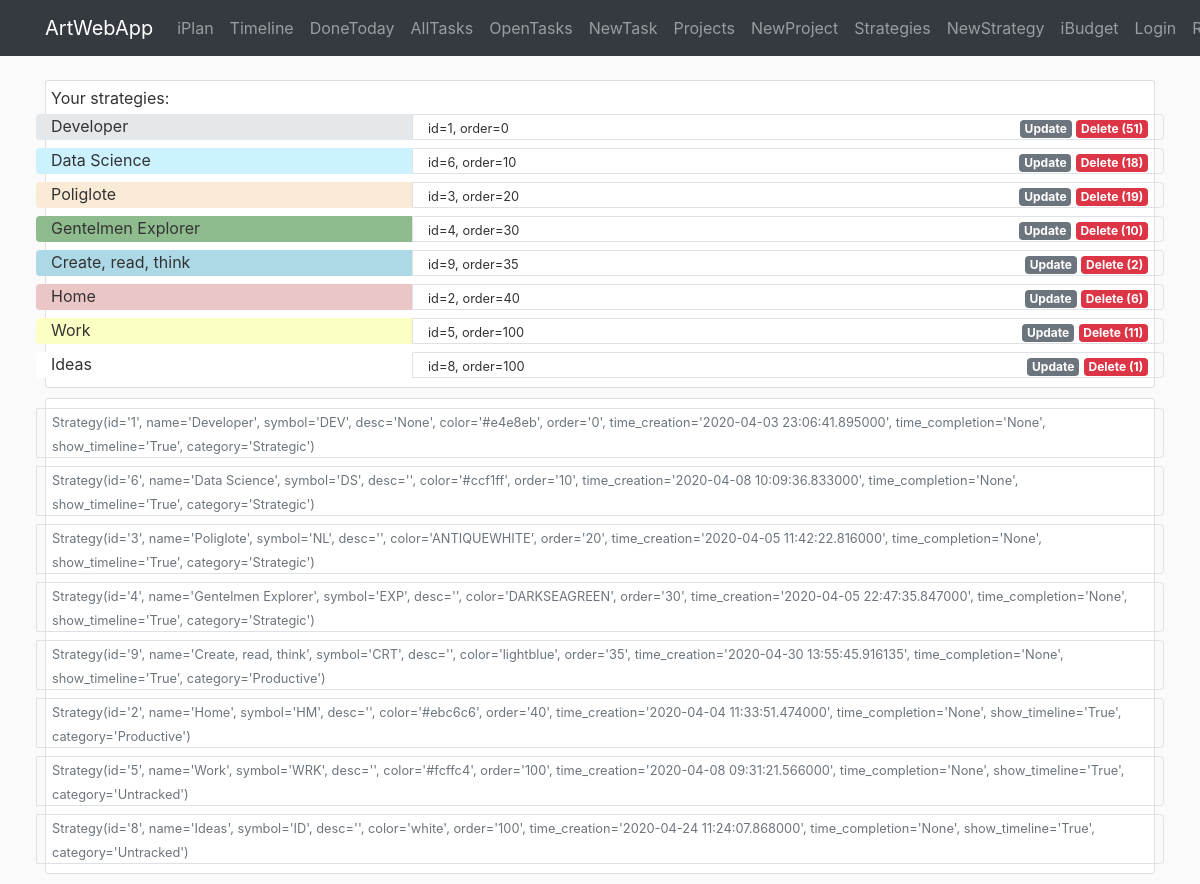
/iplan/strategy, run on an earlier commit of the app's database.
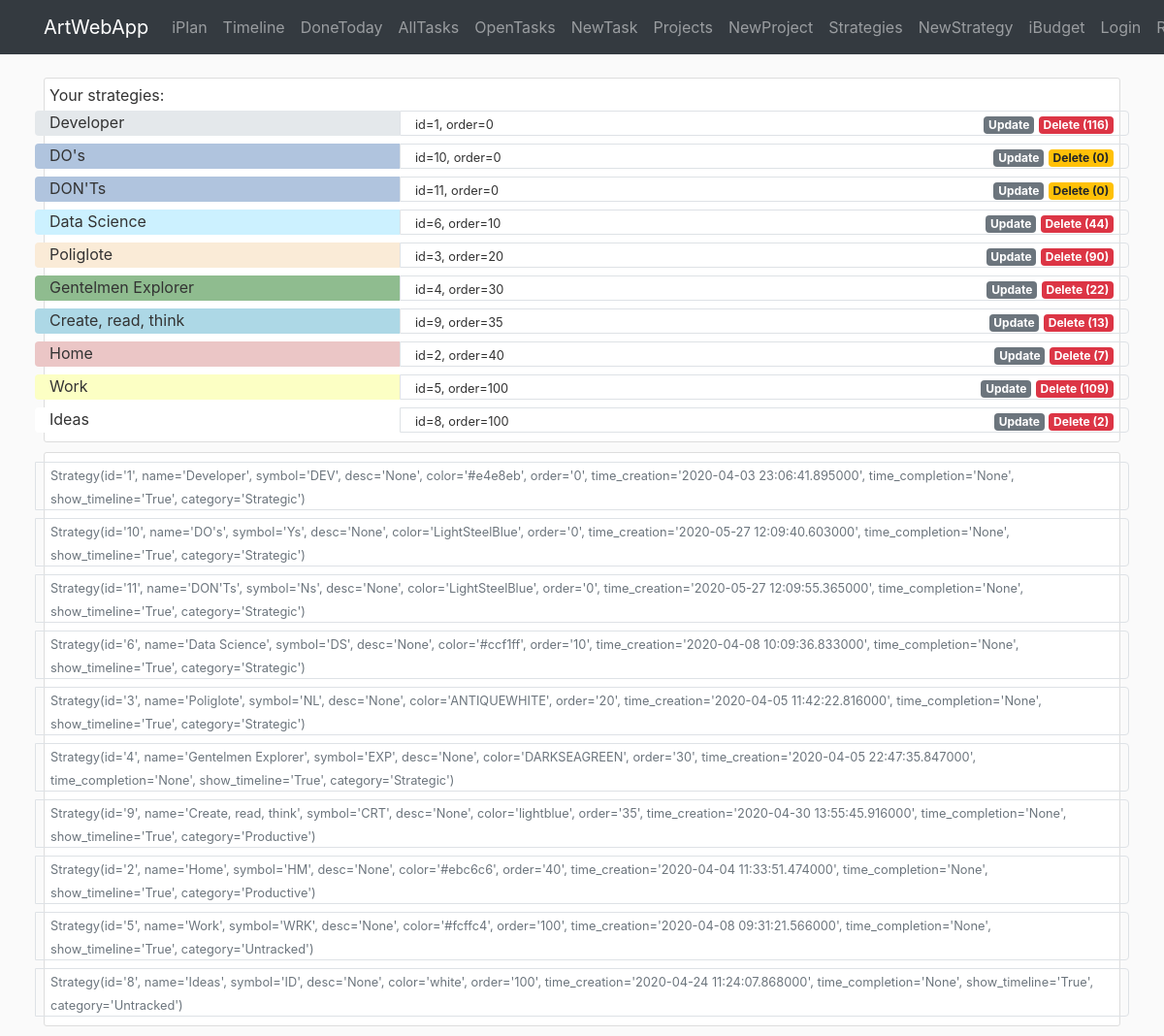
And on a later commit of the database.
### awa/iplan/models.py (models this page shows)
class Strategy(db.Model):
    id = db.Column(db.Integer, primary_key=True)
    name = db.Column(db.String(40), nullable=False)
    symbol = db.Column(db.String(3))
    desc = db.Column(db.Text)
    color = db.Column(db.String(7))
    order = db.Column(db.Integer)
    time_creation = db.Column(db.DateTime, default=datetime.now)
    time_completion = db.Column(db.DateTime)
    show_timeline = db.Column(db.Boolean, default=True, nullable=False)
    category = db.Column(db.String(20), nullable=True)
    br_task = db.relationship('Task', backref='strategy')  # todo: lazy=True - test that later
    def __repr__(self):
        return f"Strategy(id='{self.id}', name='{self.name}', symbol='{self.symbol}', desc='{self.desc}'," \
               f" color='{self.color}', order='{self.order}', time_creation='{self.time_creation}'," \
               f" time_completion='{self.time_completion}', show_timeline='{self.show_timeline}'," \
               f" category='{self.category}')"

### awa/iplan/routes.py (the view)
@iplan.route('/iplan/strategy', methods=['GET', 'POST'])
def strategy():
    strategies = Strategy.query.order_by(Strategy.order).all()
    count_tasks = {item.id: len(Task.query.filter_by(id_strategy=item.id).all()) for item in strategies}
    return render_template('iplan/strategy.html', strategies=strategies, legend='Create New Strategy',
                           count_tasks=count_tasks)

### awa/templates/iplan/strategy.html
{% extends "layout.html" %}
{% block content %}
<div class="container">
   <div class="content-section">
       Your strategies:
        {% for item in strategies %}
        <div class="row">
            <div class="col-4 rounded-left mt-1 mb-1" style="background-color:{{item.color}}">
                {{item.name}}
            </div>
            <div class="col border rounded-right mt-1 mb-1">
                <div class="row p-0">
                    <div class="col-auto">
                        <small>id={{item.id}}, order={{item.order}}</small>
                    </div>
                    <div class="col-auto ml-auto">
                        <a href="{{url_for('iplan.strategy_update', id_strategy=item.id)}}" class="badge badge-secondary">Update</a>
                        {% if count_tasks[item.id] != 0 %}
                            <a href="{{url_for('iplan.strategy_delete', id_strategy=item.id)}}" class="badge badge-danger">Delete ({{count_tasks[item.id]}})</a>
                        {% else %}
                            <a href="{{url_for('iplan.strategy_delete', id_strategy=item.id)}}" class="badge badge-warning">Delete ({{count_tasks[item.id]}})</a>
                        {% endif %}
                    </div>
                </div>
            </div>
        </div>
        {% endfor %}
    </div>
   <div class="content-section">
        {% for item in strategies %}
        <div class="row">
            <div class="col border rounded-right mt-1 mb-1">
                <div class="row p-0">
                    <div class="col-auto">
                        <small class="text-muted">{{item}}</small>
                    </div>
                </div>
            </div>
        </div>
        {% endfor %}
    </div>
</div>
{% endblock content %}

### awa/templates/layout.html (shortened to what this page needs)
<!DOCTYPE html>
<html lang="en">
<head>
    <link rel="stylesheet" href="https://stackpath.bootstrapcdn.com/bootstrap/4.4.1/css/bootstrap.min.css">
    <link rel="stylesheet" type="text/css" href="{{ url_for('static', filename='main.css') }}">
</head>
<body>
    <header>
        <nav class="navbar navbar-expand-md navbar-dark bg-dark fixed-top">
            <div class="container">
                <a class="navbar-brand" href="{{ url_for('main.home') }}">ArtWebApp</a>
                <div class="collapse navbar-collapse" id="navbarSupportedContent">
                    <div class="navbar-nav mr-auto">
                        <a class="nav-item nav-link" href="{{ url_for('iplan.home') }}">iPlan</a>
                        <a class="nav-item nav-link" href="{{ url_for('iplan.timeline') }}">Timeline</a>
                        <a class="nav-item nav-link" href="{{ url_for('iplan.task_donetoday') }}">DoneToday</a>
                        <a class="nav-item nav-link" href="{{ url_for('iplan.task') }}">AllTasks</a>
                        <a class="nav-item nav-link" href="{{ url_for('iplan.task_open') }}">OpenTasks</a>
                        <a class="nav-item nav-link" href="{{ url_for('iplan.task_create', timeline_category='This Week') }}">NewTask</a>
                        <a class="nav-item nav-link" href="{{ url_for('iplan.project') }}">Projects</a>
                        <a class="nav-item nav-link" href="{{ url_for('iplan.project_create') }}">NewProject</a>
                        <a class="nav-item nav-link" href="{{ url_for('iplan.strategy') }}">Strategies</a>
                        <a class="nav-item nav-link" href="{{ url_for('iplan.strategy_create') }}">NewStrategy</a>
                    </div>
                    <div class="navbar-nav">
                        <a class="nav-item nav-link" href="{{ url_for('ibudget.home')}}">iBudget</a>
                        <a class="nav-item nav-link" href="#">Login</a>
                        <a class="nav-item nav-link" href="#">Register</a>
                    </div>
                </div>
            </div>
        </nav>
    </header>
    <main role="main">
            {% block content %}{% endblock %}
    </main>
</body>
</html>

### awa/static/main.css (style rules this page uses)
body { background: #fafafa; color: #333333; margin-top: 5rem; }
.content-section { background: #ffffff; padding: 5px 5px; border: 1px solid #dddddd; border-radius: 3px; margin-bottom: 10px; }

What changed in the data, as far as the page shows it:
computed for Strategy "Developer": count_tasks "51" → "116"
added Strategy: name "DO's", id "10", order "0", id+name+symbol "Strategy(id='10', name='DO's', symbol='Ys', desc='None', color='LightSteelBlue', order='0', time_creation='2020-05-27 12:09:40.603000', time_completion='None', show_timeline='True', category='Strategic')"
added Strategy: name "DON'Ts", id "11", order "0", id+name+symbol "Strategy(id='11', name='DON'Ts', symbol='Ns', desc='None', color='LightSteelBlue', order='0', time_creation='2020-05-27 12:09:55.365000', time_completion='None', show_timeline='True', category='Strategic')"
changed Strategy "Data Science": count_tasks "18" → "44"; id+name+symbol "Strategy(id='6', name='Data Science', symbol='DS', desc='', color='#ccf1ff', order='10', time_creation='2020-04-08 10:09:36.833000',…" → "Strategy(id='6', name='Data Science', symbol='DS', desc='None', color='#ccf1ff', order='10', time_creation='2020-04-08 10:09:36.833000',…"
changed Strategy "Poliglote": count_tasks "19" → "90"; id+name+symbol "Strategy(id='3', name='Poliglote', symbol='NL', desc='', color='ANTIQUEWHITE', order='20', time_creation='2020-04-05 11:42:22.816000',…" → "Strategy(id='3', name='Poliglote', symbol='NL', desc='None', color='ANTIQUEWHITE', order='20', time_creation='2020-04-05 11:42:22.816000',…"
changed Strategy "Gentelmen Explorer": count_tasks "10" → "22"; id+name+symbol "Strategy(id='4', name='Gentelmen Explorer', symbol='EXP', desc='', color='DARKSEAGREEN', order='30', time_creation='2020-04-05 22:47:35.847000',…" → "Strategy(id='4', name='Gentelmen Explorer', symbol='EXP', desc='None', color='DARKSEAGREEN', order='30', time_creation='2020-04-05 22:47:35.847000',…"
changed Strategy "Create, read, think": count_tasks "2" → "13"; id+name+symbol "…name='Create, read, think', symbol='CRT', desc='', color='lightblue', order='35', time_creation='2020-04-30 13:55:45.916135', time_completion='None', show_timeline='True', category='Productive')" → "…name='Create, read, think', symbol='CRT', desc='None', color='lightblue', order='35', time_creation='2020-04-30 13:55:45.916000', time_completion='None', show_timeline='True', category='Productive')"
changed Strategy "Home": count_tasks "6" → "7"; id+name+symbol "Strategy(id='2', name='Home', symbol='HM', desc='', color='#ebc6c6', order='40', time_creation='2020-04-04 11:33:51.474000',…" → "Strategy(id='2', name='Home', symbol='HM', desc='None', color='#ebc6c6', order='40', time_creation='2020-04-04 11:33:51.474000',…"
changed Strategy "Work": count_tasks "11" → "109"; id+name+symbol "Strategy(id='5', name='Work', symbol='WRK', desc='', color='#fcffc4', order='100', time_creation='2020-04-08 09:31:21.566000',…" → "Strategy(id='5', name='Work', symbol='WRK', desc='None', color='#fcffc4', order='100', time_creation='2020-04-08 09:31:21.566000',…"
changed Strategy "Ideas": show_timeline "1" → "2"; id+name+symbol "Strategy(id='8', name='Ideas', symbol='ID', desc='', color='white', order='100', time_creation='2020-04-24 11:24:07.868000',…" → "Strategy(id='8', name='Ideas', symbol='ID', desc='None', color='white', order='100', time_creation='2020-04-24 11:24:07.868000',…"
